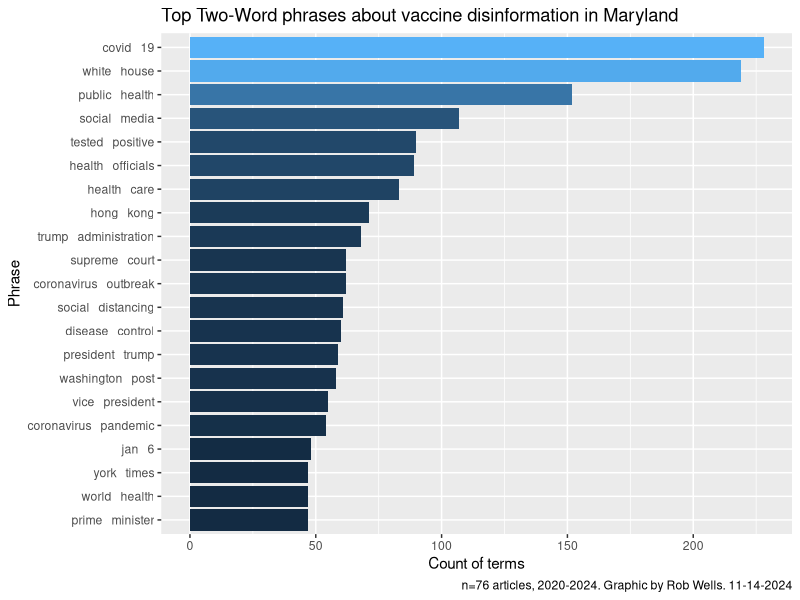

Write R code to recreate this figure. (Note: this script raises an error after producing the figure.)
## ---- chunk 1
library(tidyverse)
library(pdftools)
library(stringr) # tools to extract text, data cleaning
library(tidytext) # create bigrams
#install.packages("textdata") # sentiment analysis
## ---- chunk 2
#This code loads the entire text file
text <- readLines("extracted_text/ProQuest_vaccines_disinfo.txt")

# Process into single text block
text <- paste(text, collapse = "\n")
## ---- chunk 3
# A function to extract fields from each article
extract_fields <- function(article_text) {
  title <- str_extract(article_text, "(?<=Title: ).*")
  author <- str_extract(article_text, "(?<=Author: ).*")
  pub <- str_extract(article_text, "(?<=Publication title: ).*")
  date <- str_extract(article_text, "(?<=Publication date: ).*")
  full_text <- str_match(article_text, "(?<=Full text: )(.|\\n)+?(?=Subject:)")[, 1]
  return(data.frame(Title = title, Date = date, Pub = pub, Author = author, FullText = full_text, stringsAsFactors = FALSE))
}

# Split articles on a common identifier 
articles <- str_split(text, "ProQuest document ID: \\d+\\n")[[1]]

# Run the function, build a dataframe
#The list from lapply is passed to rbind using do.call, basically pasting all rows into a single dataframe.
articles_data <- do.call(rbind, lapply(articles, extract_fields))

#Cleans junk row
articles_data <- articles_data |> 
  filter(!is.na(Title))

## ---- chunk 4
head(articles_data)
print(articles_data[1, ], row.names = FALSE)
## ---- chunk 5
articles_data |> 
  count(Pub)
## ---- chunk 6

articles_data <- articles_data |> 
  mutate(Pub_cleaned = case_when(
       str_detect(Pub, "New York Times") ~ "NY_Times",
       str_detect(Pub, "The Washington Post") ~ "Wash_Post",
       str_detect(Pub,"Washington Post Video; Washington, D.C.") ~ "Wash_Post",
       str_detect(Pub, "The Baltimore Sun; Baltimore, Md.") ~ "Balt_Sun", 
       TRUE ~ Pub
       )) |> 
    filter(!is.na(Pub)) |> # clean up junk, empty row
  mutate(Date = lubridate::mdy(Date)) |> # process dates
  mutate(Year = lubridate::year(Date))  # create a new Year field

## ---- chunk 7
articles_data |> 
  count(Pub_cleaned)
## ---- chunk 8
articles_data |> 
  count(Year)
## ---- chunk 9
#library(tidytext)
bigrams <- articles_data %>% 
  select(FullText) %>% 
  mutate(text = str_squish(FullText)) |> 
  mutate(text = tolower(text)) |>  
  mutate(text = str_replace_all(text, "- ", "")) %>% 
  unnest_tokens(bigram, text, token="ngrams", n=2 ) %>% 
  separate(bigram, c("word1", "word2"), sep = " ") %>% 
  filter(!word1 %in% stop_words$word) %>%
  filter(!word2 %in% stop_words$word) %>% 
  count(word1, word2, sort = TRUE) %>% 
  filter(!is.na(word1))

bigrams
## ---- chunk 10

top_20_bigrams <- bigrams |> 
   top_n(20) |> 
  mutate(bigram = paste(word1, " ", word2)) |> 
  select(bigram, n)

top_20_bigrams
## ---- chunk 11
ggplot(top_20_bigrams, aes(x = reorder(bigram, n), y = n, fill=n)) +
  geom_bar(stat = "identity") +
  theme(legend.position = "none") +
  coord_flip() +  
  labs(title = "Top Two-Word phrases about vaccine disinformation in Maryland",
       caption = "n=76 articles, 2020-2024. Graphic by Rob Wells. 11-14-2024",
       x = "Phrase",
       y = "Count of terms")
## ---- chunk 12
# load sentiment dictionary
afinn <- get_sentiments("afinn")

#tokenize the dataframe, grouping by article number
sentiment <- articles_data %>% 
  select(FullText) %>% 
  mutate(article_nmbr = row_number()) |> 
  mutate(text = str_squish(FullText)) |> 
  mutate(text = tolower(text)) |>  
  mutate(text = str_replace_all(text, "- ", "")) %>% 
  group_by(article_nmbr) |> 
  unnest_tokens(tokens, text) |> 
  filter(!tokens %in% stop_words$word) 

# Sentiment analysis by joining the tokenized words with the AFINN lexicon
sentiment_analysis <- sentiment %>%
  inner_join(afinn, by = c("tokens"="word")) %>%
  group_by(article_nmbr) %>%  
  summarize(sentiment = sum(value), .groups = "drop")

# aggregate at article level, total sentiment score (Positive or Negative)
sentiment_analysis <- sentiment_analysis %>%
   group_by(article_nmbr) %>% 
  mutate(sentiment_type = ifelse(sentiment >= 0, "Positive", "Negative"))
## ---- chunk 13

ggplot(sentiment_analysis, aes(x = article_nmbr, y = sentiment, fill = sentiment_type)) +
  geom_col(position = "dodge", stat = "identity") +
  scale_fill_manual(values = c("Positive" = "darkgreen", "Negative" = "red")) + 
  labs(title = "Sentiment of vaccine disinformation articles, 2020-2024",
       caption = "n=76 articles. Afinn sentiment. Graphic by Rob Wells 11-8-2024",
       x = "Articles",
       y = "Sentiment Score") 
